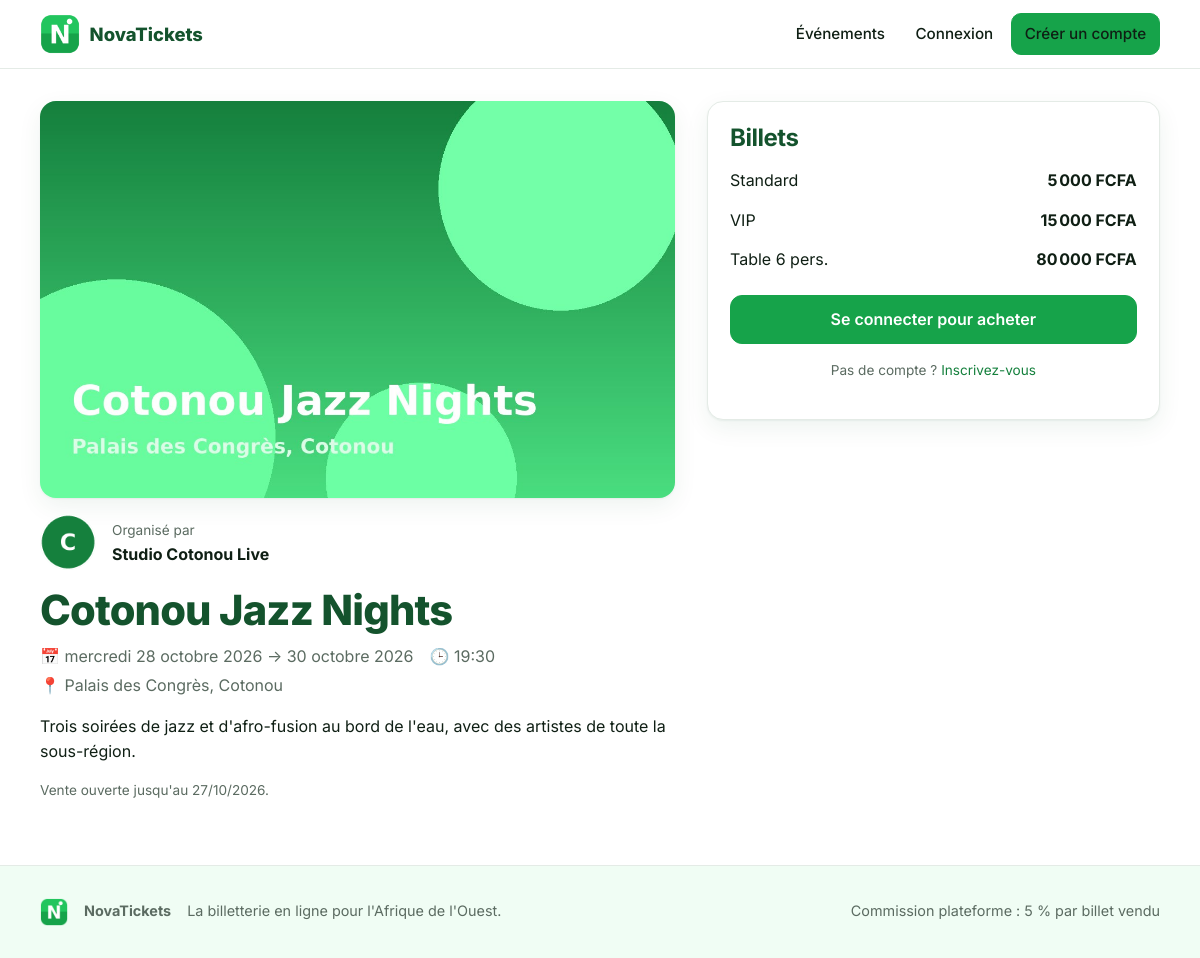
The app's page /evenements/1/ with its own data.
### events/models.py (models this page shows, shortened)
class Event(models.Model):
    organizer = models.ForeignKey(settings.AUTH_USER_MODEL, on_delete=models.CASCADE, related_name="events")
    name = models.CharField("Nom de l'événement", max_length=200)
    description = models.TextField("Description", blank=True)
    location = models.CharField("Lieu", max_length=200)
    visual = models.ImageField("Visuel de l'événement", upload_to="events/visuals/")
    logo = models.ImageField("Logo de l'événement", upload_to="events/logos/", blank=True, null=True)
    start_date = models.DateField("Date de début")
    end_date = models.DateField("Date de fin")
    start_time = models.TimeField("Heure de début")
    purchase_deadline = models.DateField("Date limite d'achat")
    is_published = models.BooleanField("Publié", default=False)
    created_at = models.DateTimeField(auto_now_add=True)
    class Meta:
        ordering = ["start_date", "start_time"]
    @property
    def is_past(self):
        return self.end_date < timezone.localdate()
    @property
    def sales_closed(self):
        return self.purchase_deadline < timezone.localdate() or self.is_past
    @property
    def total_stock(self):
        return self.ticket_types.aggregate(s=Sum("stock"))["s"] or 0
    @property
    def tickets_sold(self):
        return self.orders.filter(status="paid").aggregate(s=Sum("quantity"))["s"] or 0
    @property
    def sold_out(self):
        return self.total_stock > 0 and self.tickets_sold >= self.total_stock
    @property
    def logo_or_none(self):
        return self.logo or self.organizer.org_logo or None

class TicketType(models.Model):
    event = models.ForeignKey(Event, on_delete=models.CASCADE, related_name="ticket_types")
    name = models.CharField("Type de ticket", max_length=80)
    price = models.PositiveIntegerField("Prix (FCFA)")
    stock = models.PositiveIntegerField("Stock")
    class Meta:
        ordering = ["price", "id"]

### accounts/models.py (models this page shows, shortened)
class User(AbstractUser):
    class Role(models.TextChoices):
        SPECTATEUR = "spectateur", "Spectateur"
        ORGANISATEUR = "organisateur", "Organisateur"
    class Sexe(models.TextChoices):
        HOMME = "M", "Homme"
        FEMME = "F", "Femme"
    email = models.EmailField("E-mail", unique=True)
    role = models.CharField(max_length=20, choices=Role.choices, default=Role.SPECTATEUR)
    country = models.CharField("Pays", max_length=2, choices=COUNTRY_CHOICES, default=DEFAULT_COUNTRY)
    phone = models.CharField("Téléphone mobile", max_length=20)  # format international : +22997000000
    sexe = models.CharField(max_length=1, choices=Sexe.choices, blank=True)
    profession = models.CharField(max_length=120, blank=True)
    photo = models.ImageField(upload_to="users/photos/", blank=True, null=True)
    org_name = models.CharField("Nom de l'organisation", max_length=150, blank=True)
    org_logo = models.ImageField(upload_to="users/org_logos/", blank=True, null=True)
    @property
    def organizer_label(self):
        return self.org_name or self.display_name

### events/views.py (the view)
# urls.py: path("evenements/<int:pk>/", views.detail, name="detail"),
def detail(request, pk):
    event = get_object_or_404(Event.objects.select_related("organizer"), pk=pk)
    is_owner = request.user.is_authenticated and event.organizer_id == request.user.id
    if not event.is_published and not is_owner:
        raise Http404
    return render(request, "events/detail.html", {
        "event": event,
        "ticket_types": event.ticket_types.all(),
        "is_owner": is_owner,
    })

### core/context_processors.py (called while the page is built)
def site(request):
    return {
        "PLATFORM_NAME": settings.PLATFORM_NAME,
        "COMMISSION": settings.PLATFORM_COMMISSION_PERCENT,
        "CURRENCY": settings.CURRENCY,
        "COUNTRIES": COUNTRIES,
    }

### core/templatetags/nova.py (called while the page is built)
@register.filter
def money(value):
    try:
        n = int(value)
    except (TypeError, ValueError):
        return value
    return f"{n:,}".replace(",", " ") + f" {settings.CURRENCY}"

### templates/events/detail.html (shortened to what this page needs)
{% extends "base.html" %}
{% load nova %}
{% block content %}
<section class="section"><div class="container">
  <div class="event-hero">
    <div>
      <div class="visual"><img src="{{ event.visual.url }}" alt="{{ event.name }}"></div>
      <div class="row mt">
        {% if event.logo_or_none %}<div class="avatar"><img src="{{ event.logo_or_none.url }}" alt=""></div>{% endif %}
        <div><span class="muted small">Organisé par</span><br><strong>{{ event.organizer.organizer_label }}</strong></div>
      </div>
      <h1 class="mt">{{ event.name }}</h1>
      <div class="meta mb" style="font-size:1rem">
        <span>📅 {{ event.start_date|date:"l j F Y" }}{% if event.end_date != event.start_date %} → {{ event.end_date|date:"j F Y" }}{% endif %}</span>
        <span>🕒 {{ event.start_time|time:"H:i" }}</span>
        <span>📍 {{ event.location }}</span>
      </div>
      {% if event.description %}<p style="white-space:pre-line">{{ event.description }}</p>{% endif %}
      <p class="muted small">Vente ouverte jusqu'au {{ event.purchase_deadline|date:"d/m/Y" }}.</p>
    </div>
    <aside class="card" style="position:sticky;top:90px">
      <h2>Billets</h2>
      {% if is_owner %}
        <div class="notice mb">Vous êtes l'organisateur : vous ne pouvez pas acheter de billets pour votre propre événement.</div>
        <ul style="padding-left:1.1rem;margin:0 0 1rem">{% for t in ticket_types %}<li>{{ t.name }} — {{ t.price|money }} <span class="muted">({{ t.sold }}/{{ t.stock }} vendus)</span></li>{% endfor %}</ul>
        <a class="btn btn-outline btn-block" href="{% url 'events:edit' event.pk %}">Modifier l'événement</a>
      {% elif event.sales_closed %}
        <div class="notice warn">La vente des billets est terminée.</div>
      {% elif event.sold_out %}
        <div class="notice warn">Complet — tous les billets ont été vendus.</div>
      {% elif not user.is_authenticated %}
        {% for t in ticket_types %}<div class="sum"><span>{{ t.name }}</span><strong>{{ t.price|money }}</strong></div>{% endfor %}
        <a class="btn btn-block mt" href="{% url 'accounts:login' %}?next={{ request.path }}">Se connecter pour acheter</a>
        <p class="center muted small mt">Pas de compte ? <a href="{% url 'accounts:register_spectateur' %}">Inscrivez-vous</a></p>
      {% endif %}
    </aside>
  </div>
</div></section>
{% endblock %}

### static/css/app.css (style rules this page uses)
:root { --green: #16a34a; --green-600: #15803d; --green-700: #166534; --green-900: #14532d; --green-50: #f0fdf4; --green-100: #dcfce7; --green-200: #bbf7d0; --ink: #0f1f14; --muted: #5b6b61; --line: #e4ebe6; --bg: #ffffff; --danger: #dc2626; --warn: #d97706; --radius: 16px; --shadow: 0 1px 2px rgba(20, 83, 45, .06), 0 8px 24px rgba(20, 83, 45, .07); }
* { box-sizing: border-box; }
html { scroll-behavior: smooth; }
body { margin: 0; font-family: "Inter", system-ui, -apple-system, "Segoe UI", sans-serif; color: var(--ink); background: var(--bg); line-height: 1.55; -webkit-font-smoothing: antialiased; }
a { color: var(--green-600); text-decoration: none; }
img { max-width: 100%; display: block; }
h1, h2, h3 { line-height: 1.2; letter-spacing: -.02em; margin: 0 0 .5rem; color: var(--green-900); }
h1 { font-size: clamp(1.8rem, 4vw, 2.6rem); font-weight: 800; }
h2 { font-size: 1.5rem; font-weight: 700; }
p { margin: 0 0 1rem; }
.muted { color: var(--muted); }
.small { font-size: .85rem; }
.center { text-align: center; }
.container { width: min(1120px, 100% - 2rem); margin-inline: auto; }
.section { padding: 2rem 0 3rem; }
.row { display: flex; gap: 1rem; align-items: center; flex-wrap: wrap; }
.mt { margin-top: 1rem; }
.mb { margin-bottom: 1rem; }
.btn { display: inline-flex; align-items: center; justify-content: center; gap: .5rem; padding: .7rem 1.2rem; border-radius: 12px; border: 1px solid var(--green); background: var(--green); color: #fff; font: inherit; font-weight: 600; cursor: pointer; transition: transform .1s, box-shadow .15s, background .15s; }
.btn-block { width: 100%; }
.card { background: #fff; border: 1px solid var(--line); border-radius: var(--radius); box-shadow: var(--shadow); padding: 1.4rem; }
.meta { color: var(--muted); font-size: .9rem; display: flex; flex-wrap: wrap; gap: .3rem 1rem; }
.event-hero { display: grid; grid-template-columns: 1.4fr 1fr; gap: 2rem; align-items: start; }
.event-hero .visual { border-radius: var(--radius); overflow: hidden; box-shadow: var(--shadow); aspect-ratio: 16 / 10; background: var(--green-100); }
.event-hero .visual img { width: 100%; height: 100%; object-fit: cover; }
.sum { display: flex; justify-content: space-between; padding: .45rem 0; }
.avatar { width: 56px; height: 56px; border-radius: 50%; background: var(--green-100); color: var(--green-900); display: grid; place-items: center; font-weight: 800; overflow: hidden; flex: none; }
.avatar img { width: 100%; height: 100%; object-fit: cover; }

### records on screen
Event: visual (picture), logo_or_none (picture), organizer.organizer_label "Studio Cotonou Live", name "Cotonou Jazz Nights", start_date "mercredi 28 octobre 2026", end_date "30 octobre 2026", start_time "19:30", location "Palais des Congrès, Cotonou", description "Trois soirées de jazz et d'afro-fusion au bord de l'eau, avec des artistes de toute la sous-région.", purchase_deadline "27/10/2026"
TicketType: name "Standard", price "5 000 FCFA"
TicketType: name "VIP", price "15 000 FCFA"
TicketType: name "Table 6 pers.", price "80 000 FCFA"

### other values on screen
{{ PLATFORM_NAME }} "NovaTickets"
{{ COMMISSION }} "5"
